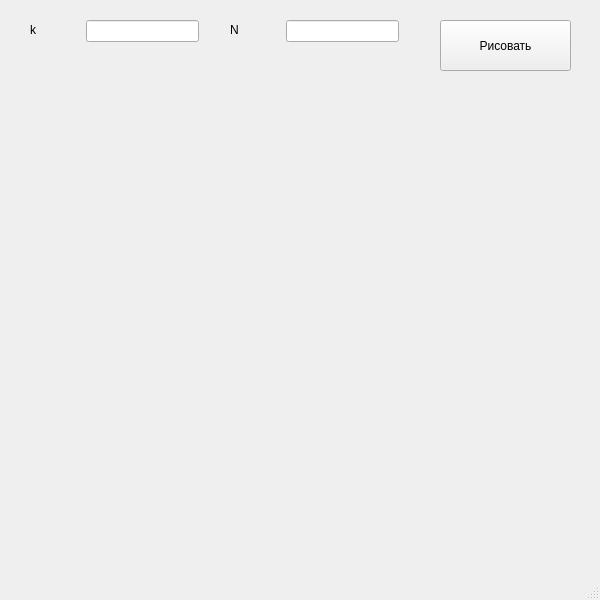
<?xml version="1.0" encoding="UTF-8"?>
<ui version="4.0">
 <class>MainWindow</class>
 <widget class="QMainWindow" name="MainWindow">
  <property name="geometry">
   <rect>
    <x>0</x>
    <y>0</y>
    <width>600</width>
    <height>600</height>
   </rect>
  </property>
  <property name="windowTitle">
   <string>MainWindow</string>
  </property>
  <widget class="QWidget" name="centralwidget">
   <widget class="QPushButton" name="btn">
    <property name="geometry">
     <rect>
      <x>440</x>
      <y>20</y>
      <width>131</width>
      <height>51</height>
     </rect>
    </property>
    <property name="text">
     <string>Рисовать</string>
    </property>
   </widget>
   <widget class="QLineEdit" name="line1">
    <property name="geometry">
     <rect>
      <x>86</x>
      <y>20</y>
      <width>113</width>
      <height>22</height>
     </rect>
    </property>
   </widget>
   <widget class="QLabel" name="label">
    <property name="geometry">
     <rect>
      <x>30</x>
      <y>20</y>
      <width>31</width>
      <height>20</height>
     </rect>
    </property>
    <property name="text">
     <string>k</string>
    </property>
   </widget>
   <widget class="QLineEdit" name="line2">
    <property name="geometry">
     <rect>
      <x>286</x>
      <y>20</y>
      <width>113</width>
      <height>22</height>
     </rect>
    </property>
   </widget>
   <widget class="QLabel" name="label_2">
    <property name="geometry">
     <rect>
      <x>230</x>
      <y>20</y>
      <width>31</width>
      <height>20</height>
     </rect>
    </property>
    <property name="text">
     <string>N</string>
    </property>
   </widget>
  </widget>
  <widget class="QMenuBar" name="menubar">
   <property name="geometry">
    <rect>
     <x>0</x>
     <y>0</y>
     <width>600</width>
     <height>26</height>
    </rect>
   </property>
  </widget>
  <widget class="QStatusBar" name="statusbar"/>
 </widget>
 <resources/>
 <connections/>
</ui>
